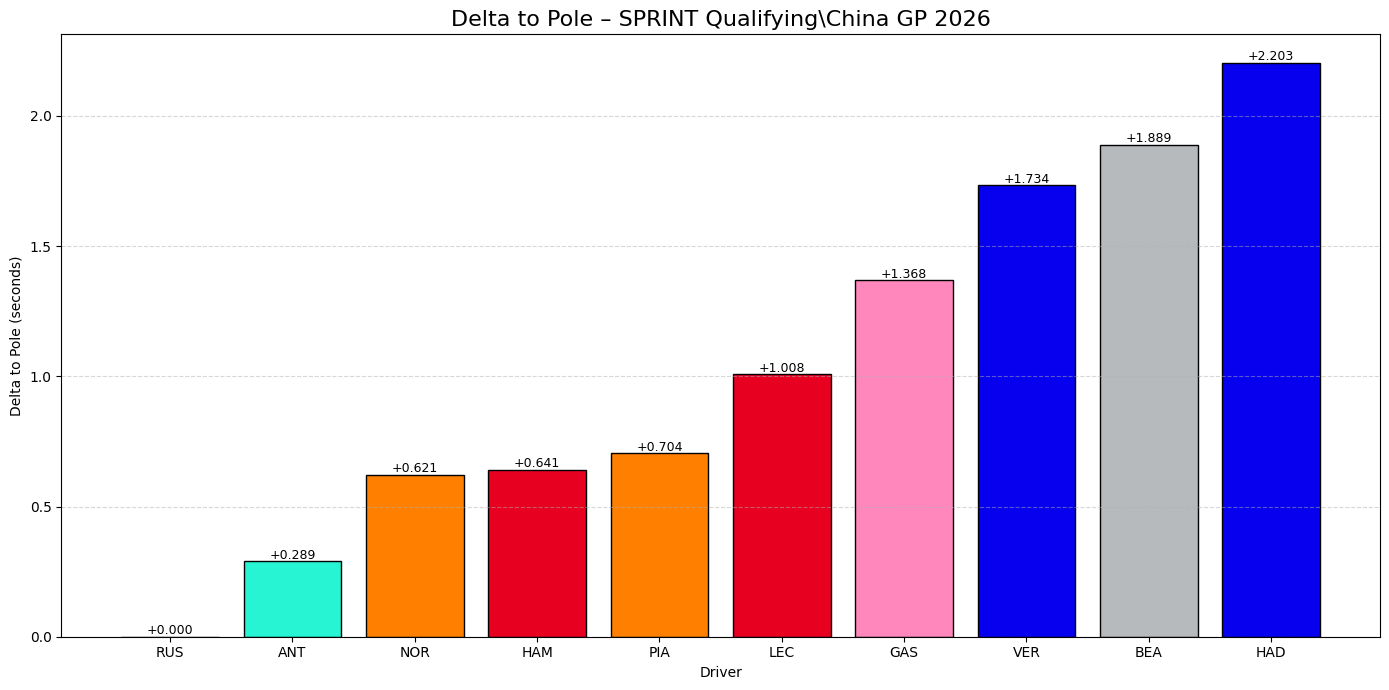

Python code for this plot:
import os
import fastf1
import fastf1.plotting
import matplotlib.pyplot as plt
import pandas as pd

# ===============================
# CACHE (WAJIB DI COLAB)
# ===============================
CACHE_DIR = "/content/fastf1_cache"
os.makedirs(CACHE_DIR, exist_ok=True)
fastf1.Cache.enable_cache(CACHE_DIR)

fastf1.plotting.setup_mpl(misc_mpl_mods=False)

# ===============================
# CONFIG
# ===============================
YEAR = 2026
RACE_NAME = "China Grand Prix"
SESSION = "SQ"

# ===============================
# LOAD SESSION
# ===============================
session = fastf1.get_session(YEAR, RACE_NAME, SESSION)
session.load()

# ===============================
# OFFICIAL QUALI RESULTS (STABLE)
# ===============================
results = session.results.copy()

# Driver yang masuk Q3
results = results.dropna(subset=["Q3"])
results["Q3"] = pd.to_timedelta(results["Q3"])

# ===============================
# DELTA TO POLE
# ===============================
pole_time = results["Q3"].min()
results["Delta"] = (results["Q3"] - pole_time).dt.total_seconds()
results = results.sort_values("Delta")

# ===============================
# TEAM COLORS (FASTF1 3.7 – CORRECT)
# ===============================
colors = [
    fastf1.plotting.get_team_color(team, session)
    for team in results["TeamName"]
]

# ===============================
# PLOT
# ===============================
plt.figure(figsize=(14, 7))
plt.bar(
    results["Abbreviation"],
    results["Delta"],
    color=colors,
    edgecolor="black"
)

plt.title("Delta to Pole – SPRINT Qualifying\China GP 2026", fontsize=16)
plt.xlabel("Driver")
plt.ylabel("Delta to Pole (seconds)")
plt.grid(axis="y", linestyle="--", alpha=0.5)

for i, delta in enumerate(results["Delta"]):
    plt.text(i, delta + 0.01, f"+{delta:.3f}", ha="center", fontsize=9)

plt.tight_layout()
plt.show()
